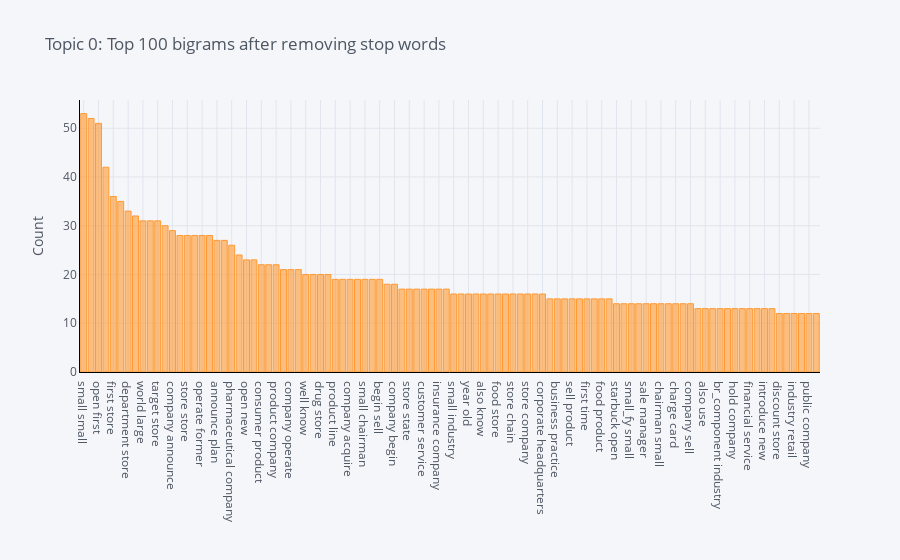

This figure's notebook cell:
### Code cell
plot_model(lda, plot = 'bigram')

### Figure 1 — Plotly figure (JSON) as saved in the notebook; plotly's stock layout.template omitted (floating-point values rounded to 4 significant figures)
{"data": [{"marker": {"color": "rgba(255, 153, 51, 0.6)", "line": {"color": "rgba(255, 153, 51, 1.0)", "width": 1}}, "name": "count", "orientation": "v", "text": "", "type": "bar", "x": ["small small", "company also", "open first", "store open", "first store", "open store", "department store", "company company", "world large", "health insurance", "target store", "product include", "company announce", "revenue_united_state dollar_us_billion", "store store", "category_companie operate", "operate former", "brand name", "announce plan", "distribution center", "pharmaceutical company", "new store", "open new", "brand include", "consumer product", "operate store", "product company", "history file", "company operate", "store sell", "well know", "brand product", "drug store", "second large", "product line", "year company", "company acquire", "become first", "small chairman", "br_component foundation", "begin sell", "year later", "company begin", "name company", "store state", "store location", "customer service", "company open", "insurance company", "logo use", "small industry", "product sell", "year old", "company large", "also know", "good company", "food store", "business model", "store chain", "third large", "store company", "company become", "corporate headquarters", "parent company", "business practice", "tobacco company", "sell product", "company work", "first time", "food company", "food product", "next year", "starbuck open", "small business", "small_fy small", "acquire base", "sale manager", "low price", "chairman small", "chairman_chief_executive officer", "charge card", "company found", "company sell", "restaurant chain", "also use", "amazon com", "br_component industry", "com com", "hold company", "store locate", "financial service", "follow year", "introduce new", "plan open", "discount store", "federal government", "industry retail", "become large", "public company", "store operate"], "y": [53, 52, 51, 42, 36, 35, 33, 32, 31, 31, 31, 30, 29, 28, 28, 28, 28, 28, 27, 27, 26, 24, 23, 23, 22, 22, 22, 21, 21, 21, 20, 20, 20, 20, 19, 19, 19, 19, 19, 19, 19, 18, 18, 17, 17, 17, 17, 17, 17, 17, 16, 16, 16, 16, 16, 16, 16, 16, 16, 16, 16, 16, 16, 15, 15, 15, 15, 15, 15, 15, 15, 15, 14, 14, 14, 14, 14, 14, 14, 14, 14, 14, 14, 13, 13, 13, 13, 13, 13, 13, 13, 13, 13, 13, 12, 12, 12, 12, 12, 12]}], "layout": {"legend": {"bgcolor": "#F5F6F9", "font": {"color": "#4D5663"}}, "paper_bgcolor": "#F5F6F9", "plot_bgcolor": "#F5F6F9", "title": {"font": {"color": "#4D5663"}, "text": "Topic 0: Top 100 bigrams after removing stop words"}, "xaxis": {"gridcolor": "#E1E5ED", "linecolor": "black", "showgrid": true, "tickfont": {"color": "#4D5663"}, "title": {"font": {"color": "#4D5663"}, "text": ""}, "zerolinecolor": "#E1E5ED"}, "yaxis": {"gridcolor": "#E1E5ED", "linecolor": "black", "showgrid": true, "tickfont": {"color": "#4D5663"}, "title": {"font": {"color": "#4D5663"}, "text": "Count"}, "zerolinecolor": "#E1E5ED"}}}
